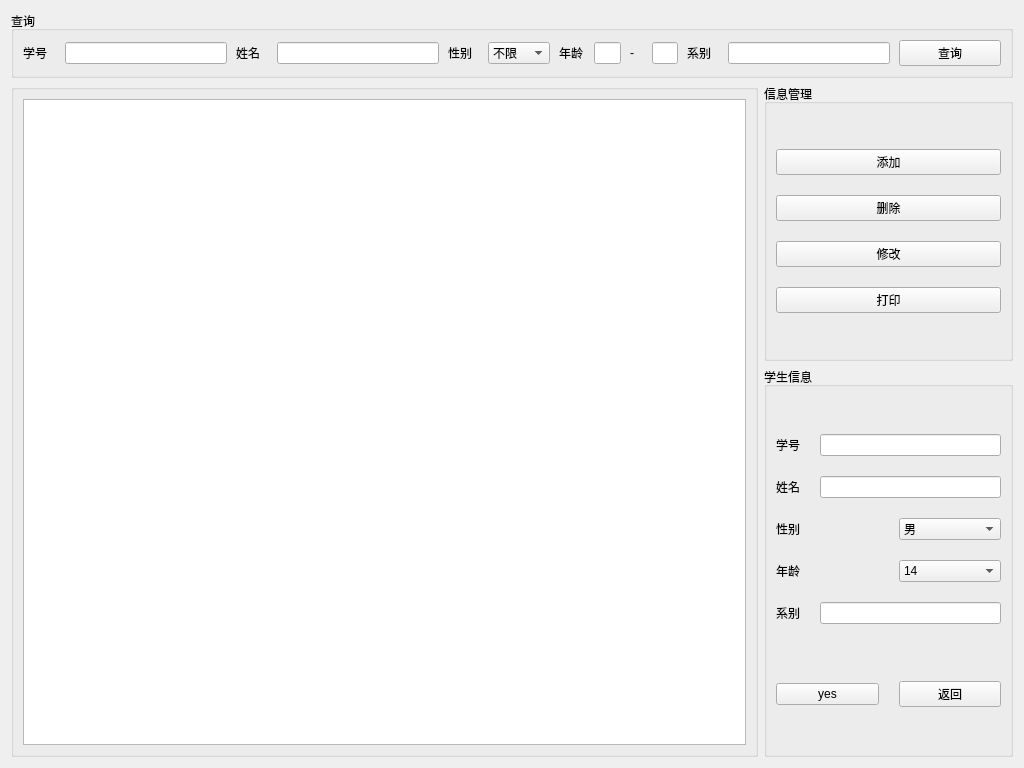
<?xml version="1.0" encoding="UTF-8"?>
<ui version="4.0">
 <class>ManagementStudent</class>
 <widget class="QWidget" name="ManagementStudent">
  <property name="geometry">
   <rect>
    <x>0</x>
    <y>0</y>
    <width>1024</width>
    <height>768</height>
   </rect>
  </property>
  <property name="windowTitle">
   <string>Form</string>
  </property>
  <layout class="QVBoxLayout" name="verticalLayout_5">
   <item>
    <widget class="QGroupBox" name="groupBox_search">
     <property name="title">
      <string>查询</string>
     </property>
     <layout class="QHBoxLayout" name="horizontalLayout_6" stretch="12,12,6,7,12,6">
      <property name="spacing">
       <number>9</number>
      </property>
      <property name="leftMargin">
       <number>9</number>
      </property>
      <property name="topMargin">
       <number>9</number>
      </property>
      <property name="rightMargin">
       <number>9</number>
      </property>
      <item>
       <layout class="QHBoxLayout" name="horizontalLayout" stretch="2,10">
        <item>
         <widget class="QLabel" name="label_search_sno">
          <property name="text">
           <string>学号</string>
          </property>
         </widget>
        </item>
        <item>
         <widget class="QLineEdit" name="lineEdit_search_sno"/>
        </item>
       </layout>
      </item>
      <item>
       <layout class="QHBoxLayout" name="horizontalLayout_2" stretch="2,10">
        <item>
         <widget class="QLabel" name="label_search_sname">
          <property name="text">
           <string>姓名</string>
          </property>
         </widget>
        </item>
        <item>
         <widget class="QLineEdit" name="lineEdit_search_sname"/>
        </item>
       </layout>
      </item>
      <item>
       <layout class="QHBoxLayout" name="horizontalLayout_3" stretch="2,4">
        <item>
         <widget class="QLabel" name="label_search_ssex">
          <property name="text">
           <string>性别</string>
          </property>
         </widget>
        </item>
        <item>
         <widget class="QComboBox" name="comboBox_search_ssex">
          <item>
           <property name="text">
            <string>不限</string>
           </property>
          </item>
          <item>
           <property name="text">
            <string>男</string>
           </property>
          </item>
          <item>
           <property name="text">
            <string>女</string>
           </property>
          </item>
         </widget>
        </item>
       </layout>
      </item>
      <item>
       <layout class="QHBoxLayout" name="horizontalLayout_4" stretch="2,2,1,2">
        <item>
         <widget class="QLabel" name="label_search_sage">
          <property name="text">
           <string>年龄</string>
          </property>
         </widget>
        </item>
        <item>
         <widget class="QLineEdit" name="lineEdit_search_sage_a"/>
        </item>
        <item>
         <widget class="QLabel" name="label_search_sage_">
          <property name="text">
           <string>-</string>
          </property>
         </widget>
        </item>
        <item>
         <widget class="QLineEdit" name="lineEdit_search_sage_b"/>
        </item>
       </layout>
      </item>
      <item>
       <layout class="QHBoxLayout" name="horizontalLayout_5" stretch="2,10">
        <item>
         <widget class="QLabel" name="label_search_sdept">
          <property name="text">
           <string>系别</string>
          </property>
         </widget>
        </item>
        <item>
         <widget class="QLineEdit" name="lineEdit_search_sdept"/>
        </item>
       </layout>
      </item>
      <item>
       <widget class="QPushButton" name="pushButton_search">
        <property name="text">
         <string>查询</string>
        </property>
       </widget>
      </item>
     </layout>
    </widget>
   </item>
   <item>
    <layout class="QHBoxLayout" name="horizontalLayout_13" stretch="6,2">
     <item>
      <widget class="QGroupBox" name="groupBox_tableView">
       <property name="title">
        <string/>
       </property>
       <layout class="QVBoxLayout" name="verticalLayout">
        <item>
         <widget class="QTableView" name="tableView"/>
        </item>
       </layout>
      </widget>
     </item>
     <item>
      <layout class="QVBoxLayout" name="verticalLayout_4">
       <item>
        <widget class="QGroupBox" name="groupBox_management">
         <property name="title">
          <string>信息管理</string>
         </property>
         <layout class="QVBoxLayout" name="verticalLayout_2">
          <property name="spacing">
           <number>20</number>
          </property>
          <item>
           <spacer name="verticalSpacer">
            <property name="orientation">
             <enum>Qt::Vertical</enum>
            </property>
            <property name="sizeHint" stdset="0">
             <size>
              <width>20</width>
              <height>40</height>
             </size>
            </property>
           </spacer>
          </item>
          <item>
           <widget class="QPushButton" name="pushButton_add">
            <property name="text">
             <string>添加</string>
            </property>
           </widget>
          </item>
          <item>
           <widget class="QPushButton" name="pushButton_delete">
            <property name="text">
             <string>删除</string>
            </property>
           </widget>
          </item>
          <item>
           <widget class="QPushButton" name="pushButton_change">
            <property name="text">
             <string>修改</string>
            </property>
           </widget>
          </item>
          <item>
           <widget class="QPushButton" name="pushButton_excel">
            <property name="text">
             <string>打印</string>
            </property>
           </widget>
          </item>
          <item>
           <spacer name="verticalSpacer_2">
            <property name="orientation">
             <enum>Qt::Vertical</enum>
            </property>
            <property name="sizeHint" stdset="0">
             <size>
              <width>20</width>
              <height>40</height>
             </size>
            </property>
           </spacer>
          </item>
         </layout>
        </widget>
       </item>
       <item>
        <widget class="QGroupBox" name="groupBox_data">
         <property name="title">
          <string>学生信息</string>
         </property>
         <layout class="QVBoxLayout" name="verticalLayout_3">
          <property name="spacing">
           <number>20</number>
          </property>
          <item>
           <spacer name="verticalSpacer_3">
            <property name="orientation">
             <enum>Qt::Vertical</enum>
            </property>
            <property name="sizeHint" stdset="0">
             <size>
              <width>20</width>
              <height>40</height>
             </size>
            </property>
           </spacer>
          </item>
          <item>
           <layout class="QHBoxLayout" name="horizontalLayout_7">
            <item>
             <widget class="QLabel" name="label_sno">
              <property name="text">
               <string>学号</string>
              </property>
             </widget>
            </item>
            <item>
             <widget class="QLineEdit" name="lineEdit_sno">
              <property name="maxLength">
               <number>9</number>
              </property>
             </widget>
            </item>
           </layout>
          </item>
          <item>
           <layout class="QHBoxLayout" name="horizontalLayout_8">
            <item>
             <widget class="QLabel" name="label_sname">
              <property name="text">
               <string>姓名</string>
              </property>
             </widget>
            </item>
            <item>
             <widget class="QLineEdit" name="lineEdit_sname">
              <property name="maxLength">
               <number>8</number>
              </property>
             </widget>
            </item>
           </layout>
          </item>
          <item>
           <layout class="QHBoxLayout" name="horizontalLayout_9">
            <item>
             <widget class="QLabel" name="label_ssex">
              <property name="text">
               <string>性别</string>
              </property>
             </widget>
            </item>
            <item>
             <widget class="QComboBox" name="comboBox_ssex">
              <item>
               <property name="text">
                <string>男</string>
               </property>
              </item>
              <item>
               <property name="text">
                <string>女</string>
               </property>
              </item>
             </widget>
            </item>
           </layout>
          </item>
          <item>
           <layout class="QHBoxLayout" name="horizontalLayout_10">
            <item>
             <widget class="QLabel" name="label_sage">
              <property name="text">
               <string>年龄</string>
              </property>
             </widget>
            </item>
            <item>
             <widget class="QComboBox" name="comboBox_sage">
              <item>
               <property name="text">
                <string>14</string>
               </property>
              </item>
              <item>
               <property name="text">
                <string>15</string>
               </property>
              </item>
              <item>
               <property name="text">
                <string>16</string>
               </property>
              </item>
              <item>
               <property name="text">
                <string>17</string>
               </property>
              </item>
              <item>
               <property name="text">
                <string>18</string>
               </property>
              </item>
              <item>
               <property name="text">
                <string>19</string>
               </property>
              </item>
              <item>
               <property name="text">
                <string>20</string>
               </property>
              </item>
              <item>
               <property name="text">
                <string>21</string>
               </property>
              </item>
              <item>
               <property name="text">
                <string>22</string>
               </property>
              </item>
              <item>
               <property name="text">
                <string>23</string>
               </property>
              </item>
              <item>
               <property name="text">
                <string>24</string>
               </property>
              </item>
             </widget>
            </item>
           </layout>
          </item>
          <item>
           <layout class="QHBoxLayout" name="horizontalLayout_11">
            <item>
             <widget class="QLabel" name="label_sdept">
              <property name="text">
               <string>系别</string>
              </property>
             </widget>
            </item>
            <item>
             <widget class="QLineEdit" name="lineEdit_sdept">
              <property name="maxLength">
               <number>3</number>
              </property>
             </widget>
            </item>
           </layout>
          </item>
          <item>
           <spacer name="verticalSpacer_4">
            <property name="orientation">
             <enum>Qt::Vertical</enum>
            </property>
            <property name="sizeHint" stdset="0">
             <size>
              <width>20</width>
              <height>40</height>
             </size>
            </property>
           </spacer>
          </item>
          <item>
           <layout class="QHBoxLayout" name="horizontalLayout_12">
            <item>
             <widget class="QPushButton" name="pushButton_yes">
              <property name="text">
               <string>yes</string>
              </property>
             </widget>
            </item>
            <item>
             <widget class="QPushButton" name="pushButton_back">
              <property name="text">
               <string>返回</string>
              </property>
             </widget>
            </item>
           </layout>
          </item>
          <item>
           <spacer name="verticalSpacer_5">
            <property name="orientation">
             <enum>Qt::Vertical</enum>
            </property>
            <property name="sizeHint" stdset="0">
             <size>
              <width>20</width>
              <height>40</height>
             </size>
            </property>
           </spacer>
          </item>
         </layout>
        </widget>
       </item>
      </layout>
     </item>
    </layout>
   </item>
  </layout>
 </widget>
 <resources/>
 <connections/>
</ui>
